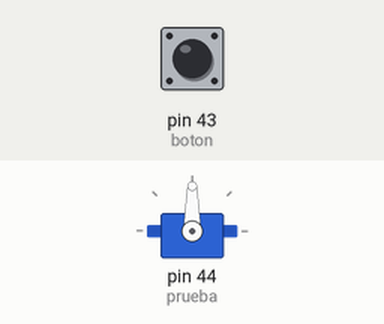
Simulated run of this sketch. Board: Arduino Mega 2560, built with avr-gcc and run on an emulated ATmega2560. Parts: servo. Inputs (shaded band) come from the test bench; at power-on: pin 43 (boton) LOW.

Above: at 1.2 s.
1.3 s: pin 43 (boton) pulled HIGH for 0.15 s
At 1.46 s:
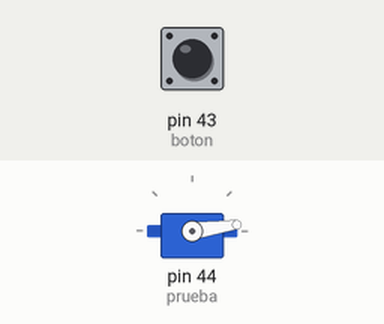
At 2.06 s:
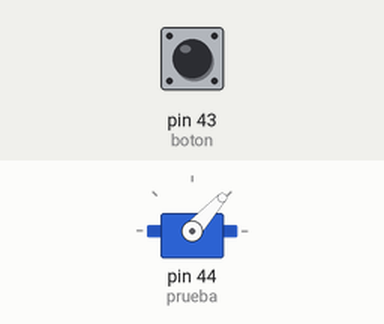
Timing chart, 0 to 4.3 s (numbered marks = the images above; inputs shaded):
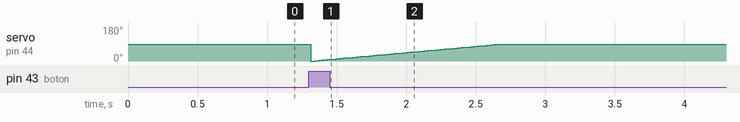

The sketch:

prueba-ventana.ino
```cpp
#include <Servo.h>
int boton = 43;
int pos = 0;
Servo prueba;
void setup() {
  // put your setup code here, to run once:
 //PUERTA PRINCIPAL
   pinMode (boton,INPUT);    //configurado de entrada
    prueba.attach(44);
}

void loop() {
  int estadoBotonHabitacion = digitalRead(boton);

  if(estadoBotonHabitacion == HIGH ){
                delay(15);

     for (pos = 0; pos <= 90; pos += 1) { // goes from 0 degrees to 180 degrees
            // in steps of 1 degree
            prueba.write(pos);              // tell servo to go to position in variable 'pos'
            delay(15);
            // waits 15ms for the servo to reach the position
            //estadoPuerta = true;
      }
      }
  // put your main code here, to run repeatedly:

}
```
